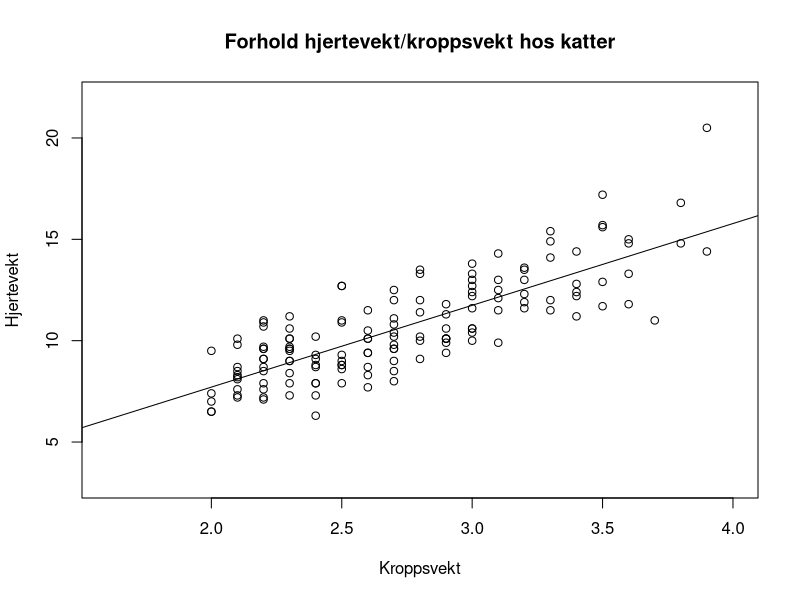
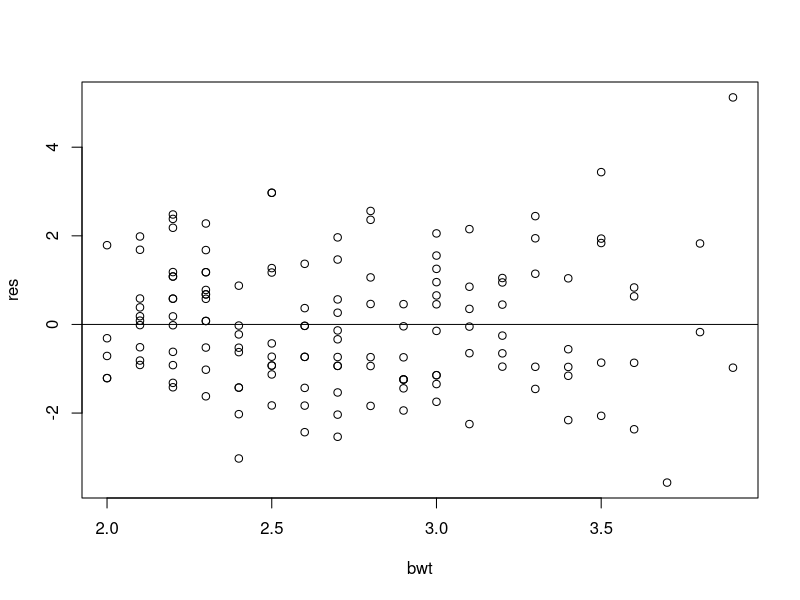
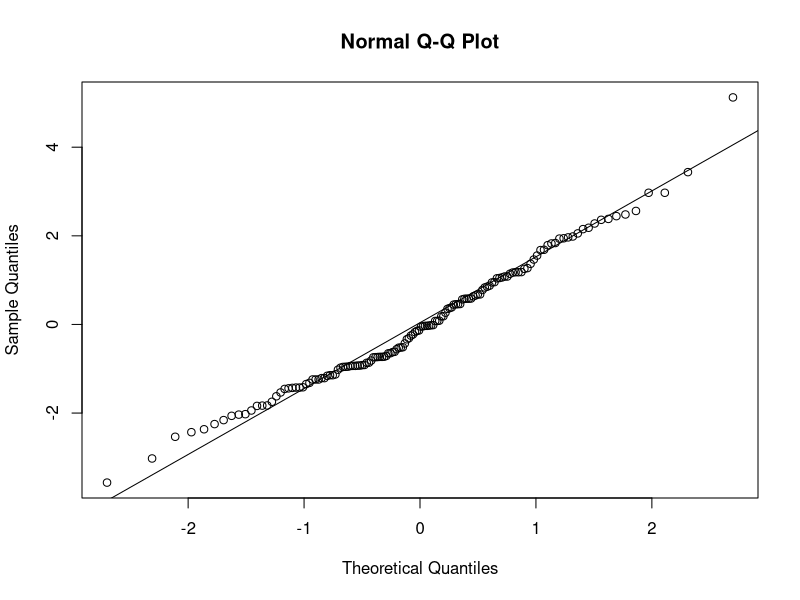
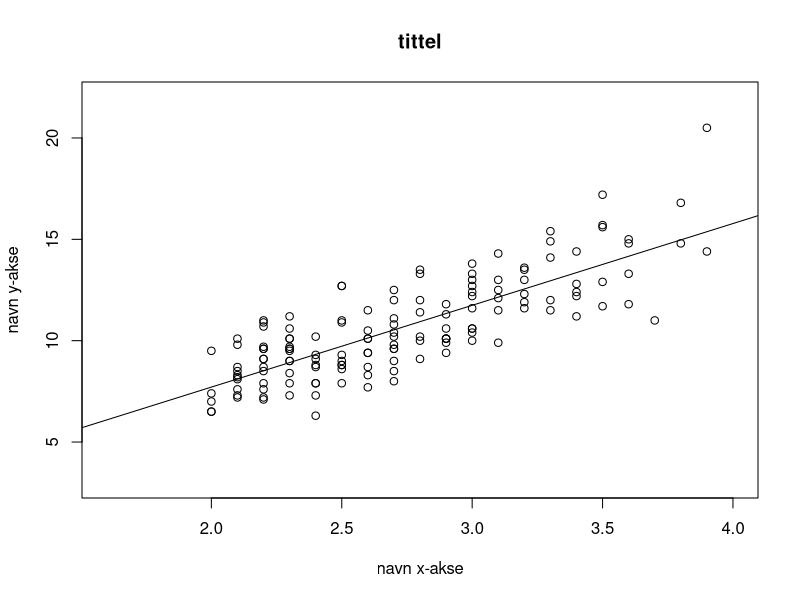

Recreate these plots in R, in order. (Note: this script raises an error after producing the figures.)
library(MASS)
cats

#OPPGAVE 3A
bwt <- cats$Bwt
hwt <- cats$Hwt

plot(bwt, hwt, xlim = c(1.6, 4), ylim = c(3, 22),
     xlab = "Kroppsvekt", ylab = "Hjertevekt", main = "Forhold hjertevekt/kroppsvekt hos katter")


#Det ser ut som det til en viss grad er en lineær sammenheng
#mellom kroppsvekt og hjertevekt hos katter
#Den generelle tendensen er at hjertevekten øker med kroppsvekten

#3B
fit <- lm(cats$Hwt~cats$Bwt, data = cats)
linje <- abline(fit)


#3C
#Antagelser:
# 1. At det faktisk er et lineært forhold mellom variablene
# 2. At residualene (avstanden mellom punktene og regresjonslinja) er normalfordelt, sjekkes med et qq plot
# 3. At de uavhengige dataene ikke har for sterk korrelasjon
# 4. At det ikke er autokorrelasjon i dataene (at de forskjellige målingene ikke er uavhengig av hverandre, 
# altså når y(x+1) ikke er uavhengig av y(x))
# 5. At punktene er jevnt fordelt om regresjonslinja for alle x-verdier (at ikke spredningen øker når x øker feks)

#1 stemmer basert på boxplotet
#2 normalfordelt hvis punktene ligger på en qq-linje, og det gjør de
#3 bare en uavhengig data (kroppsvekt)
#4 det er forskjellige katter, så en katts størrelse og hjertevekt
# er uavhengig av de andres
#5 ser fra plot(bwt, res) at punktene er jevnt spredt om linja for alle x


res <- residuals(fit)
plot(bwt, res)
abline(h=0)
qqnorm(res)
qqline(res)

#3D

summary(fit)
#For hver kg kroppsvekt, øker hjertevekten med 4,03 gram

#3E
#Null-hypotesen er at det er ikke er en sammenheng 
#mellom kroppvekt og hjertevekt. Siden p-verdien er veldig lav, 
#er det veldig lav sannsynlighet for at null-hypotesen stemmer, 
#altså er det sannsynlig at det er en sammenheng

#3F
b1 <- summary(fit)$coefficients[2, 1]
se.b1 <- summary(fit)$coefficients[2, 2]
df <- fit$df.residual
lower <- b1 + qt(0.025, df) * se.b1
upper <- b1 + qt(0.975, df) * se.b1


#??????

#3G
plot(bwt, hwt, xlim = c(1.6, 4), ylim = c(3, 22),
     xlab = "navn x-akse", ylab = "navn y-akse", main = "tittel")
abline(fit)
xval <- seq(1, 4.5, by = 0.01)
new <- data.frame(bwt = xval)
pred.int <- predict(fit, newdata = new, interval = "prediction")
mean.int <- predict(fit, newdata = new, interval = "confidence")
matlines(xval, cbind(pred.int[, 2], pred.int[, 3]), lty =
           2, col = "steelblue")
matlines(xval, cbind(mean.int[, 2], mean.int[, 3]), lty =
           2, col = "tomato")

#??
